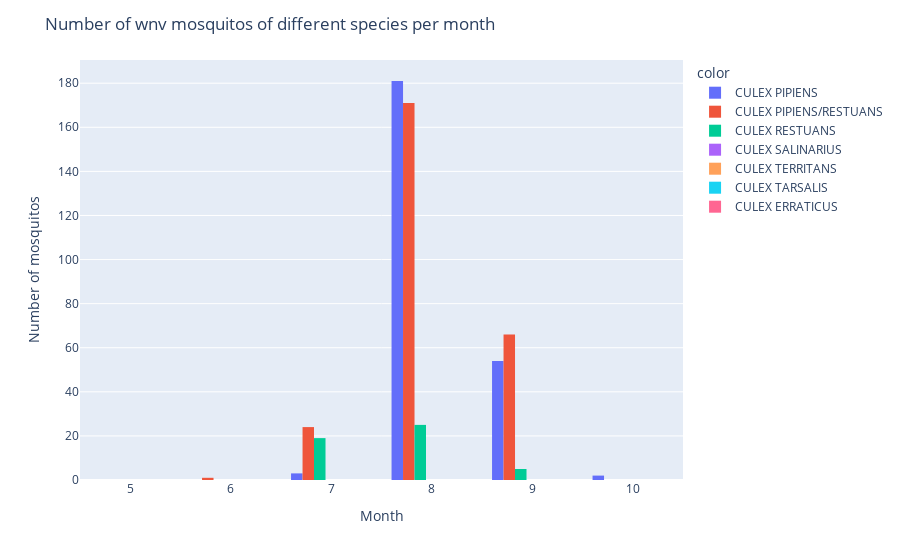

Notebook code for this chart:
### Code cell
# Plot of species vs mos
# Creating the dataframe
df_train_species = df_train.groupby(["Year", "Month", "Species"], as_index=False)[
    "WnvPresent"
].sum()
# Plot 1
species_wnv = px.histogram(
    x=df_train_species["Month"],
    y=df_train_species["WnvPresent"],
    color=df_train_species["Species"],
    barmode="group",
)


species_wnv.update_layout(
    barmode="group",
    title_text="Number of wnv mosquitos of different species per month",
    yaxis_title="Number of mosquitos",
    xaxis_title="Month",
)

species_wnv.show()

### Figure 1 — Plotly figure (JSON) as saved in the notebook; plotly's stock layout.template omitted (floating-point values rounded to 4 significant figures)
{"data": [{"alignmentgroup": "True", "bingroup": "x", "histfunc": "sum", "hovertemplate": "color=CULEX PIPIENS<br>x=%{x}<br>sum of y=%{y}<extra></extra>", "legendgroup": "CULEX PIPIENS", "marker": {"color": "#636efa", "pattern": {"shape": ""}}, "name": "CULEX PIPIENS", "offsetgroup": "CULEX PIPIENS", "orientation": "v", "showlegend": true, "type": "histogram", "x": [5, 6, 7, 8, 9, 10, 5, 6, 7, 8, 9, 10, 6, 7, 8, 9, 7, 8, 9], "xaxis": "x", "y": [0, 0, 3, 124, 18, 2, 0, 0, 0, 0, 0, 0, 0, 0, 4, 2, 0, 53, 34], "yaxis": "y"}, {"alignmentgroup": "True", "bingroup": "x", "histfunc": "sum", "hovertemplate": "color=CULEX PIPIENS/RESTUANS<br>x=%{x}<br>sum of y=%{y}<extra></extra>", "legendgroup": "CULEX PIPIENS/RESTUANS", "marker": {"color": "#EF553B", "pattern": {"shape": ""}}, "name": "CULEX PIPIENS/RESTUANS", "offsetgroup": "CULEX PIPIENS/RESTUANS", "orientation": "v", "showlegend": true, "type": "histogram", "x": [5, 6, 7, 8, 9, 10, 5, 6, 7, 8, 9, 10, 6, 7, 8, 9, 6, 7, 8, 9], "xaxis": "x", "y": [0, 0, 3, 70, 10, 0, 0, 0, 4, 7, 2, 0, 0, 6, 17, 19, 1, 11, 77, 35], "yaxis": "y"}, {"alignmentgroup": "True", "bingroup": "x", "histfunc": "sum", "hovertemplate": "color=CULEX RESTUANS<br>x=%{x}<br>sum of y=%{y}<extra></extra>", "legendgroup": "CULEX RESTUANS", "marker": {"color": "#00cc96", "pattern": {"shape": ""}}, "name": "CULEX RESTUANS", "offsetgroup": "CULEX RESTUANS", "orientation": "v", "showlegend": true, "type": "histogram", "x": [5, 6, 7, 8, 9, 10, 5, 6, 7, 8, 9, 10, 6, 7, 8, 9, 6, 7, 8, 9], "xaxis": "x", "y": [0, 0, 0, 6, 0, 0, 0, 0, 1, 2, 3, 0, 0, 5, 3, 1, 0, 13, 14, 1], "yaxis": "y"}, {"alignmentgroup": "True", "bingroup": "x", "histfunc": "sum", "hovertemplate": "color=CULEX SALINARIUS<br>x=%{x}<br>sum of y=%{y}<extra></extra>", "legendgroup": "CULEX SALINARIUS", "marker": {"color": "#ab63fa", "pattern": {"shape": ""}}, "name": "CULEX SALINARIUS", "offsetgroup": "CULEX SALINARIUS", "orientation": "v", "showlegend": true, "type": "histogram", "x": [6, 7, 8, 9, 10, 6, 7, 8, 9, 6, 7, 8, 9, 7, 8], "xaxis": "x", "y": [0, 0, 0, 0, 0, 0, 0, 0, 0, 0, 0, 0, 0, 0, 0], "yaxis": "y"}, {"alignmentgroup": "True", "bingroup": "x", "histfunc": "sum", "hovertemplate": "color=CULEX TERRITANS<br>x=%{x}<br>sum of y=%{y}<extra></extra>", "legendgroup": "CULEX TERRITANS", "marker": {"color": "#FFA15A", "pattern": {"shape": ""}}, "name": "CULEX TERRITANS", "offsetgroup": "CULEX TERRITANS", "orientation": "v", "showlegend": true, "type": "histogram", "x": [7, 8, 9, 10, 6, 7, 8, 9, 10, 6, 7, 8, 9, 6, 7, 8], "xaxis": "x", "y": [0, 0, 0, 0, 0, 0, 0, 0, 0, 0, 0, 0, 0, 0, 0, 0], "yaxis": "y"}, {"alignmentgroup": "True", "bingroup": "x", "histfunc": "sum", "hovertemplate": "color=CULEX TARSALIS<br>x=%{x}<br>sum of y=%{y}<extra></extra>", "legendgroup": "CULEX TARSALIS", "marker": {"color": "#19d3f3", "pattern": {"shape": ""}}, "name": "CULEX TARSALIS", "offsetgroup": "CULEX TARSALIS", "orientation": "v", "showlegend": true, "type": "histogram", "x": [8, 9, 9], "xaxis": "x", "y": [0, 0, 0], "yaxis": "y"}, {"alignmentgroup": "True", "bingroup": "x", "histfunc": "sum", "hovertemplate": "color=CULEX ERRATICUS<br>x=%{x}<br>sum of y=%{y}<extra></extra>", "legendgroup": "CULEX ERRATICUS", "marker": {"color": "#FF6692", "pattern": {"shape": ""}}, "name": "CULEX ERRATICUS", "offsetgroup": "CULEX ERRATICUS", "orientation": "v", "showlegend": true, "type": "histogram", "x": [9], "xaxis": "x", "y": [0], "yaxis": "y"}], "layout": {"barmode": "group", "legend": {"title": {"text": "color"}, "tracegroupgap": 0}, "margin": {"t": 60}, "title": {"text": "Number of wnv mosquitos of different species per month"}, "xaxis": {"anchor": "y", "domain": [0, 1], "title": {"text": "Month"}}, "yaxis": {"anchor": "x", "domain": [0, 1], "title": {"text": "Number of mosquitos"}}}}
